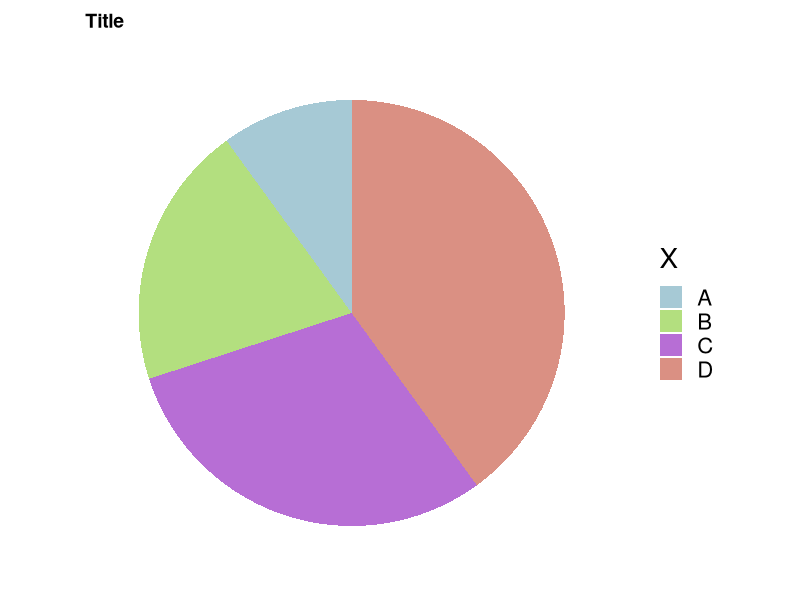

Reproduce this figure in R.
## ---- chunk 1
library(conflicted)
library(tidyverse)

dat <- tibble(y = c(1, 2, 3, 4), x = c('A', 'B', 'C', 'D'), color = c("#A6C9D5", "#B3DF7F", "#B76ED5", "#DA9083"))
dat

dat %>% 
  # 让四种类型堆叠在一起，用不同的颜色填充
  ggplot(aes(x = '', y = y, fill = x)) + 
  geom_bar(width = 1, stat = 'identity') +
  coord_polar("y", start = 0) +
  labs(fill = 'X', title = 'Title') +
  scale_fill_manual(values = dat$color) +
  theme_minimal(base_size = 20) +
  theme(
    axis.title.x = element_blank(),
    axis.title.y = element_blank(),
    panel.border = element_blank(),
    panel.grid = element_blank(),
    axis.ticks = element_blank(),
    plot.title = element_text(size = 14, face = 'bold'),
    axis.text.x = element_blank(),
    legend.position = 'right'
  )
# 输出图片的大小
# ggsave('filepath.pdf', width = 14, height = 8)
